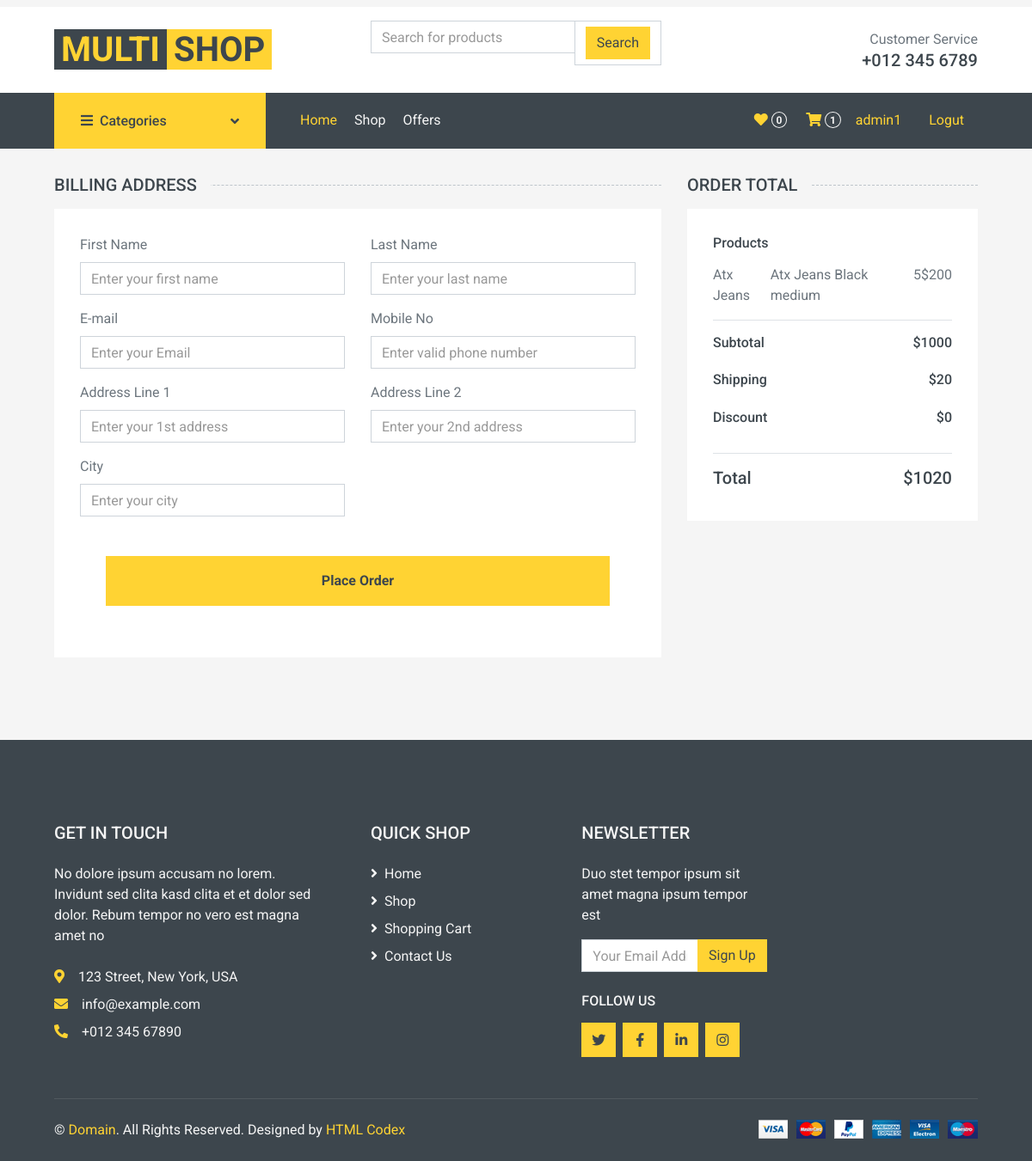
/cart/checkout/ (signed in), run on the app's committed database.
### Cart/models.py (models this page shows, shortened)
class Cart_item(models.Model):
    user=models.ForeignKey(User, on_delete=models.CASCADE)
    product=models.ForeignKey(Product,on_delete=models.CASCADE)
    variations=models.ForeignKey(Variation, on_delete=models.CASCADE,null=True,blank=True)
    quantity=models.IntegerField()
    created_at=models.DateTimeField(auto_now=True)
    is_active=models.BooleanField(default=True)
    coupon=models.ForeignKey(Coupon, null=True,blank=True, on_delete=models.CASCADE)
    class Meta:
        verbose_name = ("Cart_item")
        verbose_name_plural = ("Cart_items")
    def __str__(self):
        return str(self.product)

class Variation(models.Model):
    product=models.ForeignKey(Product, on_delete=models.CASCADE)
    color_value=models.CharField(max_length=50)
    size_value=models.CharField(max_length=50)
    created_at=models.DateTimeField(auto_now=True)
    class Meta:
        verbose_name = ("Variation")
        verbose_name_plural = ("Variations")
    def __str__(self):
        return f'{self.product} {self.color_value} {self.size_value}'

### Store/models.py (models this page shows, shortened)
class Product(models.Model):
    name=models.CharField( max_length=50,unique=True)
    slug=models.SlugField(unique=True,blank=True,null=True)
    category=models.ForeignKey(Category, on_delete=models.CASCADE)
    image=models.ImageField(upload_to=Product_image, height_field=None, width_field=None, max_length=None)
    stock=models.IntegerField()
    price=models.IntegerField()
    description=models.TextField()
    created_at=models.DateTimeField(auto_now_add=True)
    is_available=models.BooleanField(default=True)
    offerprice=models.IntegerField(null=True,blank=True)
    offerpercent=models.IntegerField(null=True,blank=True)
    class Meta:
        verbose_name = ("Product")
        verbose_name_plural = ("Products")
    def __str__(self):
        return self.name

### Cart/views.py (the view, shortened to what this page needs)
# urls.py: path('checkout/',views.checkout,name='checkout'),
def checkout(request,subtotal=0,quantity=0,address2=None,discount=0):
    cart_items=Cart_item.objects.all().filter(user=request.user,is_active=True)
    for cart_item in cart_items:
        try:
            offer=Offer.objects.get(product=cart_item.product)
            newprice=offer.offer_price()
            cart_item.product.price=newprice
            subtotal+=newprice*cart_item.quantity
            quantity+=cart_item.quantity
            shipping=20
            grand_total=subtotal+shipping
            if cart_item.coupon:
                discount=(grand_total*cart_item.coupon.percent)/100
                grand_total=grand_total-discount
            else:
                grand_total=subtotal+shipping
        except:
                subtotal+=cart_item.product.price*cart_item.quantity
                quantity+=cart_item.quantity
                shipping=20
                grand_total=subtotal+shipping
                if cart_item.coupon:
                    discount=(grand_total*cart_item.coupon.percent)/100
                    grand_total=grand_total-discount
                else:
                    grand_total=subtotal+shipping
    context={'cart_items':cart_items,'subtotal':subtotal,'quantity':quantity,'shipping':shipping,'discount':discount,'grand_total':grand_total}
    return render(request,'cart/checkout.html',context)

### Accounts/context_processor.py (called while the page is built)
def profile_context(request,profile=None):
    if request.user.is_authenticated:
        profile=Profile.objects.get(user=request.user)
    return {'profile':profile}

### Cart/context_processor.py (called while the page is built)
def cart_context(request,items_count=0):
    if request.user.is_authenticated:
        cart_items=Cart_item.objects.all().filter(user=request.user,is_active=True)
        items_count=cart_items.count()
    return {'items_count':items_count}

### Categories/context_processor.py (called while the page is built)
def category_context(request):
    categories=Category.objects.all()
    return {'categories':categories}

### Categories/models.py (called while the page is built)
    def __str__(self):
        return self.name

### Store/context_processor.py (called while the page is built)
def offers_context(request):
    offers=Offer.objects.all().filter(is_active=True)
    return {'offers':offers}

### templates/cart/checkout.html (shortened to what this page needs)
{% extends "base/base.html" %}
{% block body %}
    <div class="container-fluid">
        <div class="row px-xl-5">
            <div class="col-lg-8">
                <form method="POST" >
                    <h5 class="section-title position-relative text-uppercase mb-3"><span class="bg-secondary pr-3">Billing Address</span></h5>
                    <div class="bg-light p-30 mb-5">
                        <div class="row">
                            <div class="col-md-6 form-group">
                            <label>First Name</label>
                            <input class="form-control" type="text" placeholder="Enter your first name" name="f_name" required>
                            </div>
                            <div class="col-md-6 form-group">
                            <label>Last Name</label>
                            <input class="form-control" type="text" placeholder="Enter your last name" name="l_name" required>
                            </div>
                            <div class="col-md-6 form-group">
                            <label>E-mail</label>
                            <input class="form-control" type="text" placeholder="Enter your Email" name="email" required>
                            </div>
                            <div class="col-md-6 form-group">
                            <label>Mobile No</label>
                            <input class="form-control" type="text" placeholder="Enter valid phone number" name="phone" required>
                            </div>
                            <div class="col-md-6 form-group">
                            <label>Address Line 1</label>
                            <input class="form-control" type="text" placeholder="Enter your 1st address" name="address1" required>
                            </div>
                            <div class="col-md-6 form-group">
                            <label>Address Line 2</label>
                            <input class="form-control" type="text" placeholder="Enter your 2nd address" name="address2">
                            </div>
                            <div class="col-md-6 form-group">
                            <label>City</label>
                            <input class="form-control" type="text" placeholder="Enter your city" name="city" required>
                            </div>
                        </div>
                        <div class="bg-light p-30">
                            <button type='submit' class="btn btn-block btn-primary font-weight-bold py-3" name='order' >Place Order</button>
                        </div>
                    </div>
                </form>
            </div>
            <div class="col-lg-4">
                <h5 class="section-title position-relative text-uppercase mb-3"><span class="bg-secondary pr-3">Order Total</span></h5>
                <div class="bg-light p-30 mb-5">
                    <div class="border-bottom">
                        <h6 class="mb-3">Products</h6>
                        {% for cart_item in cart_items  %}
                        <div class="d-flex justify-content-between">
                            <p>{{cart_item}}</p>
                            <p>{{cart_item.variations}}</p>
                            <p>{{cart_item.quantity}}</p>
                            <p>${{cart_item.product.price}}</p>
                        </div>
                        {% endfor %}
                    </div>
                    <div class="border-bottom pt-3 pb-2">
                        <div class="d-flex justify-content-between mb-3">
                            <h6>Subtotal</h6>
                            <h6>${{subtotal}}</h6>
                        </div>
                        <div class="d-flex justify-content-between mb-3">
                            <h6 class="font-weight-medium">Shipping</h6>
                            <h6 class="font-weight-medium">${{shipping}}</h6>
                        </div>
                        <div class="d-flex justify-content-between mb-3">
                            <h6 class="font-weight-medium">Discount</h6>
                            <h6 class="font-weight-medium">${{discount}}</h6>
                        </div>
                    </div>
                    <div class="pt-2">
                        <div class="d-flex justify-content-between mt-2">
                            <h5>Total</h5>
                            <h5>${{grand_total}}</h5>
                        </div>
                    </div>
                </div>
            </div>
        </div>
    </div>
{% endblock body %}

### templates/include/navbar.html (shortened to what this page needs)
<div class="container-fluid bg-dark mb-30">
        <div class="row px-xl-5">
            <div class="col-lg-3 d-none d-lg-block">
                <a class="btn d-flex align-items-center justify-content-between bg-primary w-100" data-toggle="collapse" href="#navbar-vertical" style="height: 65px; padding: 0 30px;">
                    <h6 class="text-dark m-0"><i class="fa fa-bars mr-2"></i>Categories</h6>
                    <i class="fa fa-angle-down text-dark"></i>
                </a>
            </div>
            <div class="col-lg-9">
                <nav class="navbar navbar-expand-lg bg-dark navbar-dark py-3 py-lg-0 px-0">
                    <div class="collapse navbar-collapse justify-content-between" id="navbarCollapse">
                        <div class="navbar-nav mr-auto py-0">
                            <a href={% url "home" %} class="nav-item nav-link active">Home</a>
                            <a href={% url "store:shop" %} class="nav-item nav-link">Shop</a>
                            <a href={% url "store:offers" %} class="nav-item nav-link">Offers</a>
                        </div>
                        <div class="navbar-nav ml-auto py-0 d-none d-lg-block">
                            <a href="" class="btn px-0">
                                <i class="fas fa-heart text-primary"></i>
                                <span class="badge text-secondary border border-secondary rounded-circle" style="padding-bottom: 2px;">0</span>
                            </a>
                            <a href="{% url "cart:cart" %}" class="btn px-0 ml-3">
                                <i class="fas fa-shopping-cart text-primary"></i>
                                <span class="badge text-secondary border border-secondary rounded-circle" style="padding-bottom: 2px;">{{items_count}}</span>
                            </a>
                        </div>
                        {% if request.user.is_authenticated %}
                        <a href={% url "accounts:profile" %} class="nav-item nav-link">{{user}}</a>
                        <a href={% url "accounts:logout" %} class="nav-item nav-link">Logut</a>
                        {% else %}
                        <a href={% url "accounts:register" %} class="nav-item nav-link">Register</a>
                        <a href={% url "accounts:login" %} class="nav-item nav-link">Log in</a>
                        {% endif %}
                    </div>
                    </div>
            </div>
        </div>

### data on the page
Cart_item: product.name "Atx Jeans", variations "Atx Jeans Black medium", quantity "5", product.price "200"

### other printed values
{{ items_count }} "1"
{{ user }} "admin1"
{{ subtotal }} "1000"
{{ shipping }} "20"
{{ discount }} "0"
{{ grand_total }} "1020"
